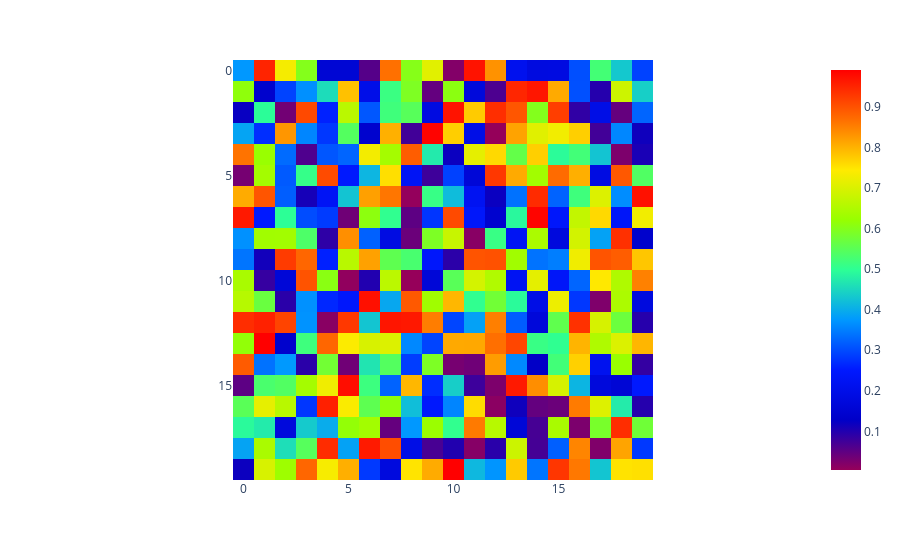
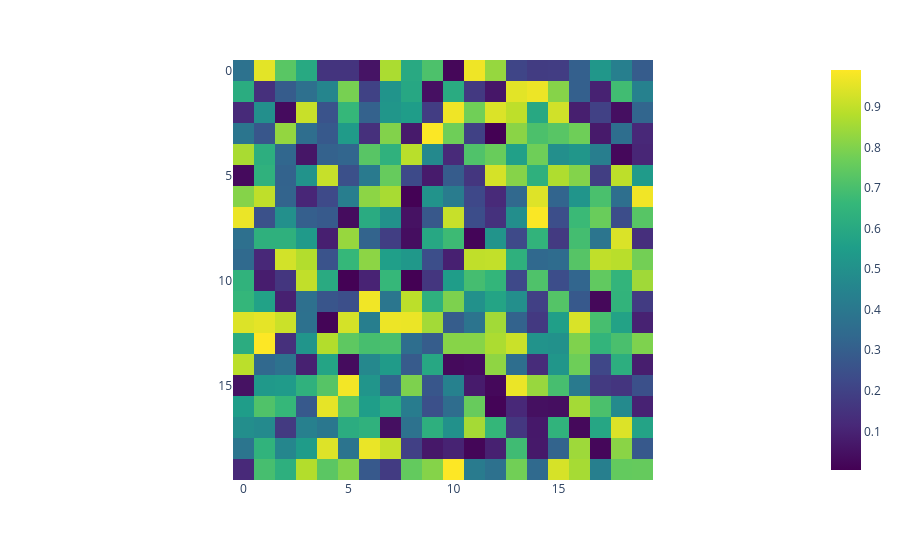

The cell these charts' notebook holds for them, in order:
### Markdown cell above
### 3. Перцептивно однородные палитры

### Code cell
import plotly.express as px
import numpy as np

np.random.seed(42)
z = np.random.rand(20, 20)

fig_bad_cont = px.imshow(
    z, 
    color_continuous_scale='Rainbow'
)
fig_bad_cont.show()

fig_good_cont = px.imshow(
    z, 
    color_continuous_scale='Viridis'
)
fig_good_cont.show()

### Figure 1 — Plotly figure (JSON) as saved in the notebook; plotly's stock layout.template omitted (floating-point values rounded to 4 significant figures; data arrays with more than 128 entries replaced by an {"elided": "..."} marker saying what was removed)
{"data": [{"coloraxis": "coloraxis", "hovertemplate": "x: %{x}<br>y: %{y}<br>color: %{z}<extra></extra>", "name": "0", "type": "heatmap", "xaxis": "x", "yaxis": "y", "z": {"elided": "20x20 float values"}}], "layout": {"coloraxis": {"colorscale": [[0, "rgb(150,0,90)"], [0.125, "rgb(0,0,200)"], [0.25, "rgb(0,25,255)"], [0.375, "rgb(0,152,255)"], [0.5, "rgb(44,255,150)"], [0.625, "rgb(151,255,0)"], [0.75, "rgb(255,234,0)"], [0.875, "rgb(255,111,0)"], [1, "rgb(255,0,0)"]]}, "margin": {"t": 60}, "xaxis": {"anchor": "y", "constrain": "domain", "domain": [0, 1], "scaleanchor": "y"}, "yaxis": {"anchor": "x", "autorange": "reversed", "constrain": "domain", "domain": [0, 1]}}}

### Figure 2 — Plotly figure (JSON) as saved in the notebook; plotly's stock layout.template omitted (floating-point values rounded to 4 significant figures; data arrays with more than 128 entries replaced by an {"elided": "..."} marker saying what was removed)
{"data": [{"coloraxis": "coloraxis", "hovertemplate": "x: %{x}<br>y: %{y}<br>color: %{z}<extra></extra>", "name": "0", "type": "heatmap", "xaxis": "x", "yaxis": "y", "z": {"elided": "20x20 float values"}}], "layout": {"coloraxis": {"colorscale": [[0, "#440154"], [0.1111, "#482878"], [0.2222, "#3e4989"], [0.3333, "#31688e"], [0.4444, "#26828e"], [0.5556, "#1f9e89"], [0.6667, "#35b779"], [0.7778, "#6ece58"], [0.8889, "#b5de2b"], [1, "#fde725"]]}, "margin": {"t": 60}, "xaxis": {"anchor": "y", "constrain": "domain", "domain": [0, 1], "scaleanchor": "y"}, "yaxis": {"anchor": "x", "autorange": "reversed", "constrain": "domain", "domain": [0, 1]}}}
